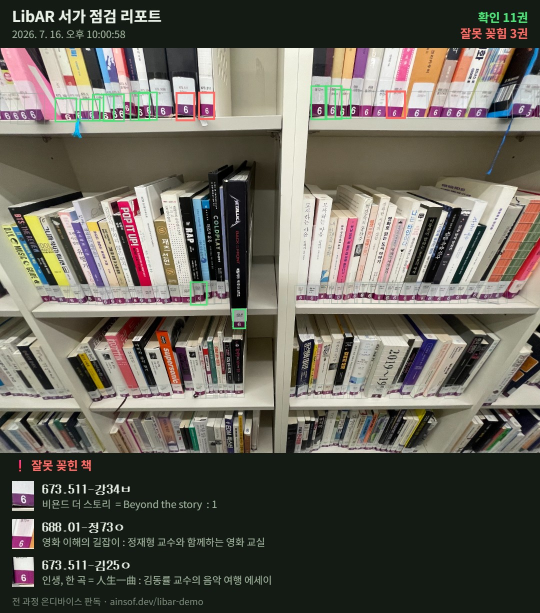
#> input picture libar-sample/팀공유리포트/리포트예시_오배열3권.jpg, 1080 x 1226 px (shown at 1/2 size)
$ python daelim_detect.py '팀공유리포트/리포트예시_오배열3권.jpg'
#> lines starting #> are read from the running program, lines starting #| are printed output that depends on the picture; after the words box and inside, x2 and y2 are one past the last pixel; in counts of white or black regions, pixels touching at a corner belong together
#> further down, im is the input picture: PIL image 1080x1226 RGB; mean R, G, B 101.6, 98.2, 88.8
# -*- coding: utf-8 -*-
"""대림 라벨 검출 (색 기반, 학습 불필요) — 행 프로파일 방식.
  1) 파란띠 마스크 → 행별 밀도로 '라벨 줄(row band)' 탐지 (contour 병합 문제 회피)
  2) 각 줄에서 파란 컬럼 세그먼트 = 띠 스트립
  3) 스트립 위 흰 스티커의 연속 컬럼으로 개별 라벨 분할
  출력: 사진별 라벨 박스 JSON + 시각화
"""
import sys, json
import cv2, numpy as np
from pathlib import Path
from PIL import Image, ImageDraw
if hasattr(sys.stdout, "reconfigure"): sys.stdout.reconfigure(encoding="utf-8")

def detect_labels(bgr):
    H, W = bgr.shape[:2]
#> H = 1226; W = 1080
    hsv = cv2.cvtColor(bgr, cv2.COLOR_BGR2HSV)
#> hsv: shape (1226, 1080, 3); mean H, S, V 49.7, 60, 106.1
    blue = ((hsv[:, :, 0] >= 90) & (hsv[:, :, 0] <= 135) &
            (hsv[:, :, 1] > 50) & (hsv[:, :, 2] > 60)).astype(np.uint8)
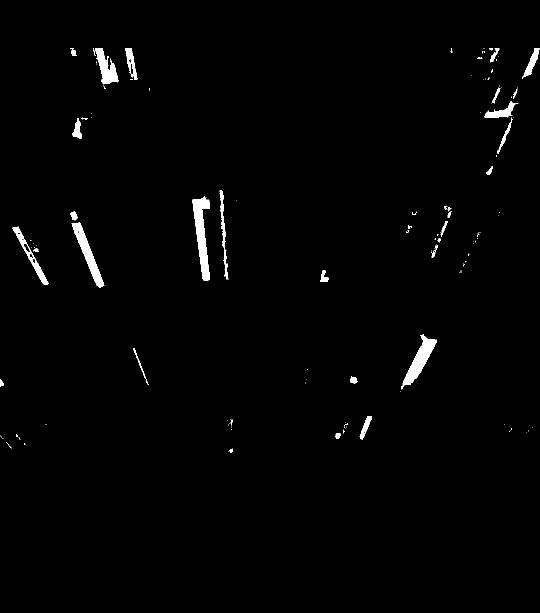
#> blue: shape (1226, 1080) (shown at 1/2 size); values 0 (black) and 1 (white), 1.3% white; 162 white regions (123 under 20 px), largest, box (x1, y1, x2, y2) and area: (385, 392, 420, 561) 2915, (802, 668, 874, 779) 2408, (143, 445, 209, 575) 2212
    white = ((hsv[:, :, 1] < 75) & (hsv[:, :, 2] > 135)).astype(np.uint8)
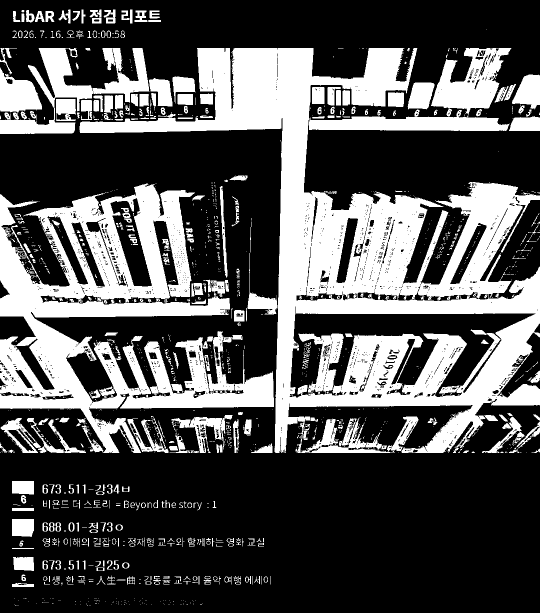
#> white: shape (1226, 1080) (shown at 1/2 size); values 0 (black) and 1 (white), 32.6% white; 1454 white regions (1061 under 20 px), largest, box (x1, y1, x2, y2) and area: (159, 96, 1080, 906) 213982, (0, 367, 548, 906) 110983, (618, 96, 1023, 262) 20977

    # 1) 라벨 줄: 파란 밀도가 높은 행 클러스터
    rowfrac = blue.mean(axis=1)
#> rowfrac = 1226 values, max 0.0639 at index 97, min 0 at index 0, mean 0.0129
    thr = max(0.04, float(np.percentile(rowfrac, 90)) * 0.5)
#> thr = 0.04
    on = rowfrac > thr
    bands = []
    st = None
    for i, g in enumerate(list(on) + [False]):
        if g and st is None: st = i
        elif not g and st is not None:
            if 10 <= i - st <= 90: bands.append((st, i))
            st = None
#> after the loop, bands = [(96, 153), (450, 488), (492, 519), (524, 561)]
    # 인접 밴드 병합
    merged = []
    for b in bands:
        if merged and b[0] - merged[-1][1] < 12:
            merged[-1] = (merged[-1][0], b[1])
        else:
            merged.append(list(b) if isinstance(b, tuple) else b)
        merged[-1] = tuple(merged[-1])
#> this loop made 4 passes
#> after the loop, merged = [(96, 153), (450, 561)]
    bands = [b for b in merged if 10 <= b[1]-b[0] <= 110]
#> bands = [(96, 153)]

    labels = []
    for (by0, by1) in bands:
        strip = blue[by0:by1, :]
        colfrac = strip.mean(axis=0)
        onc = colfrac > 0.45
        segs = []
        st = None
        for i, g in enumerate(list(onc) + [False]):
            if g and st is None: st = i
            elif not g and st is not None:
                if i - st >= 14: segs.append((st, i))
                st = None
        bh = by1 - by0
        uy0 = max(0, by0 - int(bh * 2.9)); uy1 = by0
        for (sx0, sx1) in segs:
            reg = white[uy0:uy1, sx0:sx1]
            if reg.size == 0: continue
            wf = reg.mean(axis=0)
            onw = wf > 0.45
            st2 = None
            found = False
            for i, g in enumerate(list(onw) + [False]):
                if g and st2 is None: st2 = i
                elif not g and st2 is not None:
                    if i - st2 >= 13:
                        labels.append((sx0+st2, uy0, sx0+i, by1)); found = True
                    st2 = None
            if not found:                      # 흰 스티커 못 찾으면 스트립 자체를 라벨로
                labels.append((sx0, uy0, sx1, by1))
#> this loop made 1 pass
#> (by0, by1, bh, uy0, uy1) on pass 1: (96, 153, 57, 0, 96)
#> pass 1, in detect_labels, `strip = blue[by0:by1, :]`:
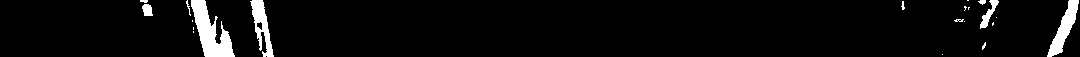
#> strip: shape (57, 1080); values 0 (black) and 1 (white), 4.9% white; 21 white regions (12 under 20 px), largest, box (x1, y1, x2, y2) and area: (191, 0, 235, 57) 1234, (1047, 0, 1079, 57) 681, (250, 0, 274, 57) 618
#> after the loop, labels = [(197, 0, 216, 153), (255, 0, 269, 153), (1058, 0, 1072, 153)]
    return labels, bands

if __name__ == "__main__":
    src = Path(sys.argv[1]) if len(sys.argv) > 1 else Path(r"..\대림데이터\KakaoTalk_20260707_135237882.jpg")
    im = Image.open(src).convert("RGB")
    bgr = cv2.cvtColor(np.array(im), cv2.COLOR_RGB2BGR)
    labels, bands = detect_labels(bgr)
#> bands = [(96, 153)]
    print(f"{src.name}: 라벨 줄 {len(bands)}개 → 라벨 박스 {len(labels)}개")
#| 리포트예시_오배열3권.jpg: 라벨 줄 1개 → 라벨 박스 3개
    d = ImageDraw.Draw(im)
    for (y0, y1) in bands:
        d.line([(0, y0), (im.width, y0)], fill=(0, 200, 0), width=2)
        d.line([(0, y1), (im.width, y1)], fill=(0, 200, 0), width=2)
#> this loop made 1 pass
    for b in labels: d.rectangle(list(b), outline=(255, 0, 0), width=3)
#> this loop made 3 passes
    json.dump(labels, open(f"daelim_labels_{src.stem[-2:]}.json", "w"))
    im.thumbnail((1800, 1800)); im.save("out_ondevice/daelim_color_det.jpg", quality=85)
    print("saved out_ondevice/daelim_color_det.jpg")

$ run again, on libar-sample/팀공유리포트/260723_현장/1536_사무실005_확인22_오배열1.jpg
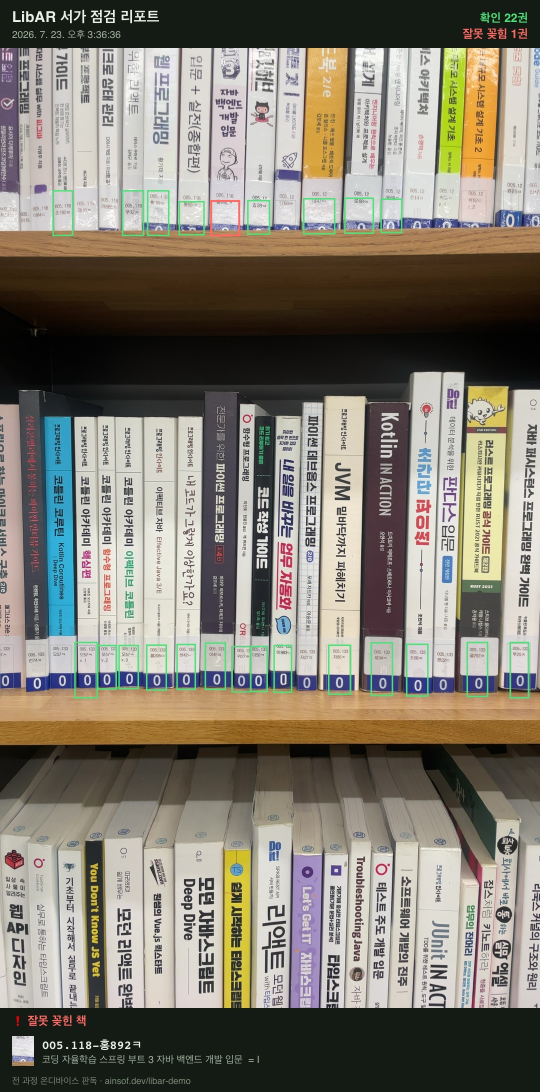
#> input picture libar-sample/팀공유리포트/260723_현장/1536_사무실005_확인22_오배열1.jpg, 1080 x 2184 px (shown at 1/2 size)
#> im is the input picture: PIL image 1080x2184 RGB; mean R, G, B 130.4, 125.3, 114
#> hsv: shape (2184, 1080, 3); mean H, S, V 46.2, 60.7, 135.9
#> in detect_labels, `blue = ((hsv[:, :, 0] >= 90) & (hsv[:, :, 0] <= 135) & (hsv[:, :, 1] >..`:
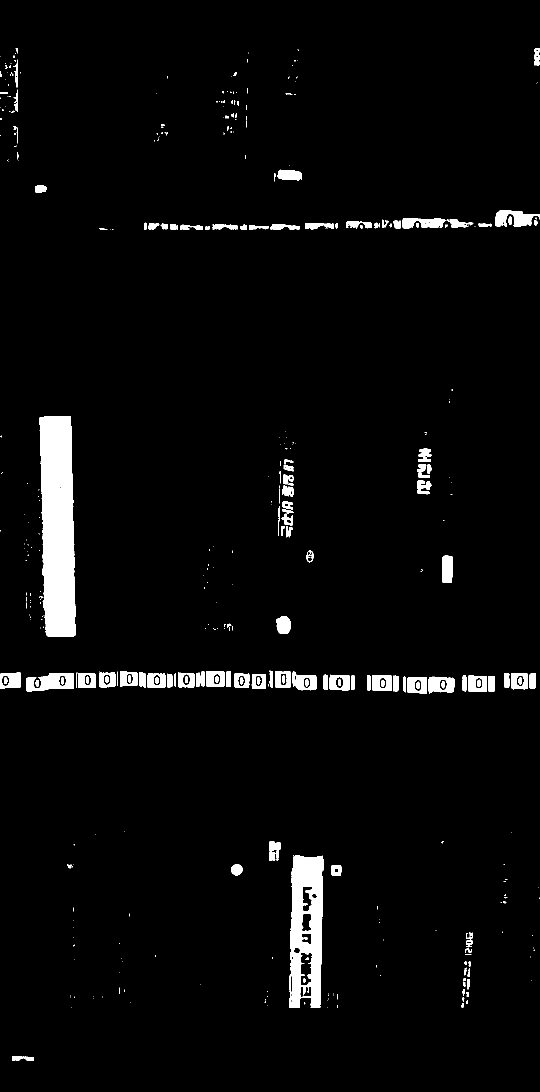
#> blue: shape (2184, 1080) (shown at 1/2 size); values 0 (black) and 1 (white), 3.6% white; 427 white regions (271 under 20 px), largest, box (x1, y1, x2, y2) and area: (79, 832, 152, 1273) 27074, (578, 1711, 646, 2016) 14587, (52, 1346, 148, 1383) 2319
#> white: shape (2184, 1080); values 0 (black) and 1 (white), 43.1% white; 1317 white regions (930 under 20 px), largest, box (x1, y1, x2, y2) and area: (0, 1600, 503, 2016) 149132, (149, 833, 405, 1377) 104403, (0, 96, 359, 463) 100249
#> rowfrac = 2184 values, max 0.728 at index 1371, min 0 at index 0, mean 0.0355
#> thr = 0.04
#> after the loop in detect_labels, `for i, g in enumerate(list(on) + [False]):`: bands = [(345, 358), (423, 460), (1343, 1385), (1713, 1774), (1803, 1835), (1840, 1856), (1859, 1910), (1947, 2001)]
#> the loop in detect_labels, `for b in bands:` made 8 passes
#> after the loop in detect_labels, `for b in bands:`: merged = [(345, 358), (423, 460), (1343, 1385), (1713, 1774), (1803, 1910), (1947, 2001)]
#> in detect_labels, `bands = [b for b in merged if 10 <= b[1]-b[0] <= 110]`: bands has the same summary as merged
#> the loop in detect_labels, `for (by0, by1) in bands:` made 6 passes
#> (by0, by1, bh, uy0, uy1) on passes 1 to 6: (345, 358, 13, 308, 345), (423, 460, 37, 316, 423), (1343, 1385, 42, 1222, 1343), (1713, 1774, 61, 1537, 1713), (1803, 1910, 107, 1493, 1803), (1947, 2001, 54, 1791, 1947)
#> after the loop in detect_labels, `for (by0, by1) in bands:`: labels = 23 items, first 6: (556, 308, 603, 358), (806, 316, 825, 460), (991, 316, 1013, 460), (1028, 316, 1061, 460), (17, 1222, 42, 1385), (52, 1222, 68, 1385)
#> `labels, bands = detect_labels(bgr)`: bands has the same summary as merged in detect_labels
#| 1536_사무실005_확인22_오배열1.jpg: 라벨 줄 6개 → 라벨 박스 23개
#> the loop `for (y0, y1) in bands:` made 6 passes
#> the loop `for b in labels: d.rectangle(list(b), outline=(255, 0, 0), width=3)` made 23 passes
#> `im.thumbnail((1800, 1800))`:
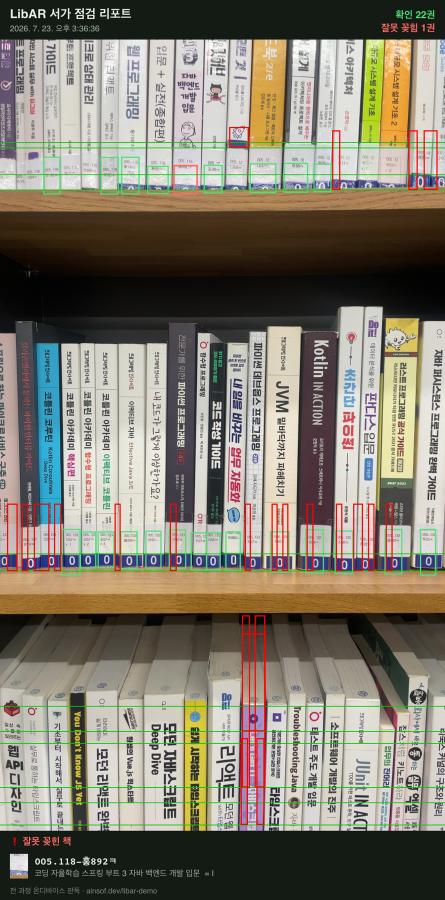
#> im: PIL image 890x1800 RGB (shown at 1/2 size); mean R, G, B 129.7, 123.9, 110.5

$ run again, on libar-sample/팀공유리포트/260723_현장/1538_사무실005_확인29.jpg
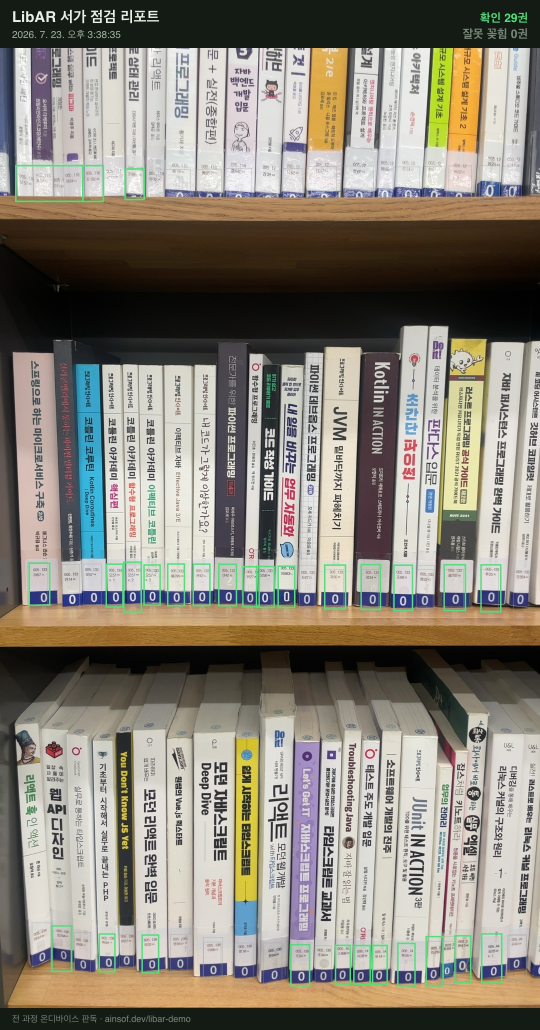
#> input picture libar-sample/팀공유리포트/260723_현장/1538_사무실005_확인29.jpg, 1080 x 2060 px (shown at 1/2 size)
#> im is the input picture: PIL image 1080x2060 RGB; mean R, G, B 137.1, 132, 120.9
#> hsv: shape (2060, 1080, 3); mean H, S, V 45, 57.5, 142.6
#> in detect_labels, `blue = ((hsv[:, :, 0] >= 90) & (hsv[:, :, 0] <= 135) & (hsv[:, :, 1] >..`:
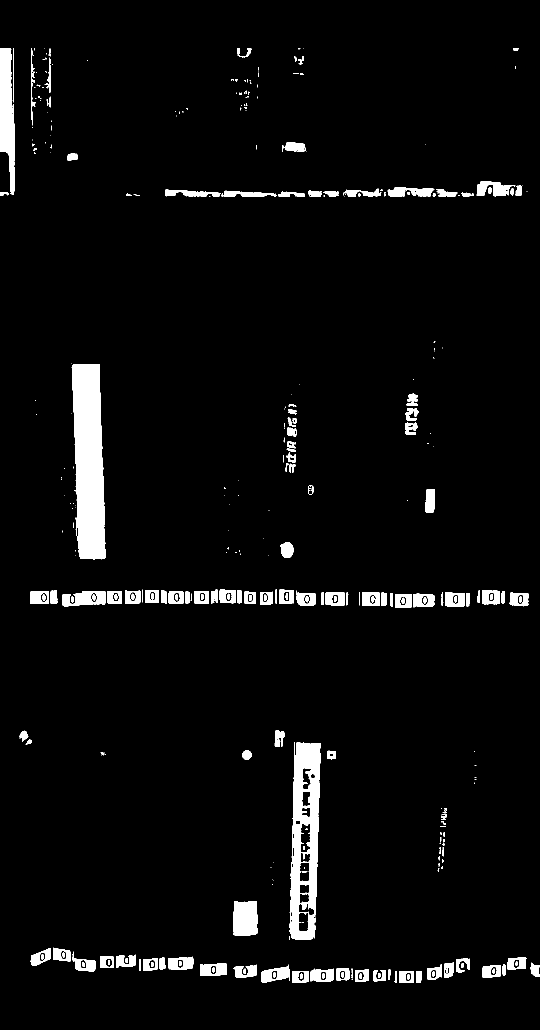
#> blue: shape (2060, 1080) (shown at 1/2 size); values 0 (black) and 1 (white), 4.3% white; 374 white regions (193 under 20 px), largest, box (x1, y1, x2, y2) and area: (143, 728, 212, 1119) 21127, (580, 1484, 641, 1880) 15118, (0, 96, 30, 389) 6024
#> white: shape (2060, 1080); values 0 (black) and 1 (white), 45.3% white; 1477 white regions (1149 under 20 px), largest, box (x1, y1, x2, y2) and area: (628, 1389, 1080, 1967) 181260, (30, 1404, 518, 1954) 172970, (30, 96, 686, 397) 130665
#> rowfrac = 2060 values, max 0.669 at index 1204, min 0 at index 0, mean 0.043
#> thr = 0.04
#> after the loop in detect_labels, `for i, g in enumerate(list(on) + [False]):`: bands = [(285, 303), (364, 394), (1180, 1214), (1486, 1537), (1631, 1645), (1803, 1877), (1901, 1966)]
#> the loop in detect_labels, `for b in bands:` made 7 passes
#> after the loop in detect_labels, `for b in bands:`: merged has the same summary as bands
#> the loop in detect_labels, `for (by0, by1) in bands:` made 7 passes
#> (by0, by1, bh, uy0, uy1) on passes 1 to 7: (285, 303, 18, 233, 285), (364, 394, 30, 277, 364), (1180, 1214, 34, 1082, 1180), (1486, 1537, 51, 1339, 1486), (1631, 1645, 14, 1591, 1631), (1803, 1877, 74, 1589, 1803), (1901, 1966, 65, 1713, 1901)
#> after the loop in detect_labels, `for (by0, by1) in bands:`: labels = 23 items, first 6: (0, 233, 29, 303), (571, 233, 609, 303), (787, 277, 810, 394), (840, 277, 861, 394), (955, 277, 973, 394), (986, 277, 1013, 394)
#| 1538_사무실005_확인29.jpg: 라벨 줄 7개 → 라벨 박스 23개
#> the loop `for (y0, y1) in bands:` made 7 passes
#> the loop `for b in labels: d.rectangle(list(b), outline=(255, 0, 0), width=3)` made 23 passes
#> `im.thumbnail((1800, 1800))`:
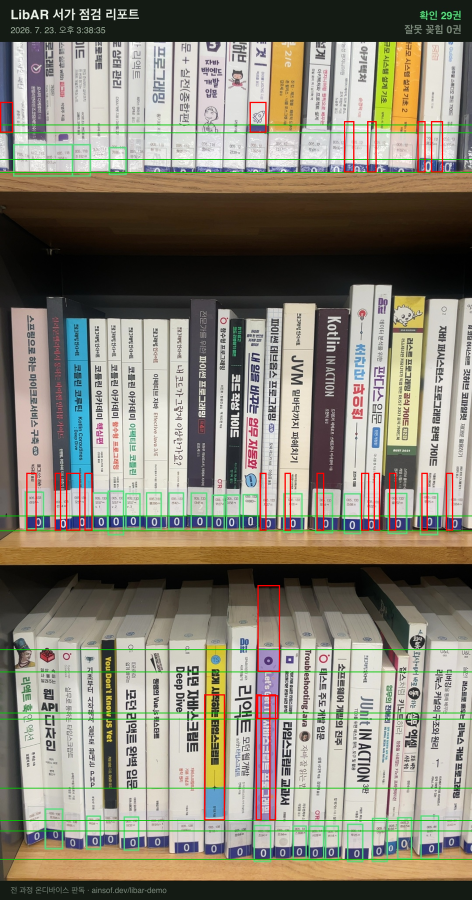
#> im: PIL image 944x1800 RGB (shown at 1/2 size); mean R, G, B 135.8, 130.8, 117.3
